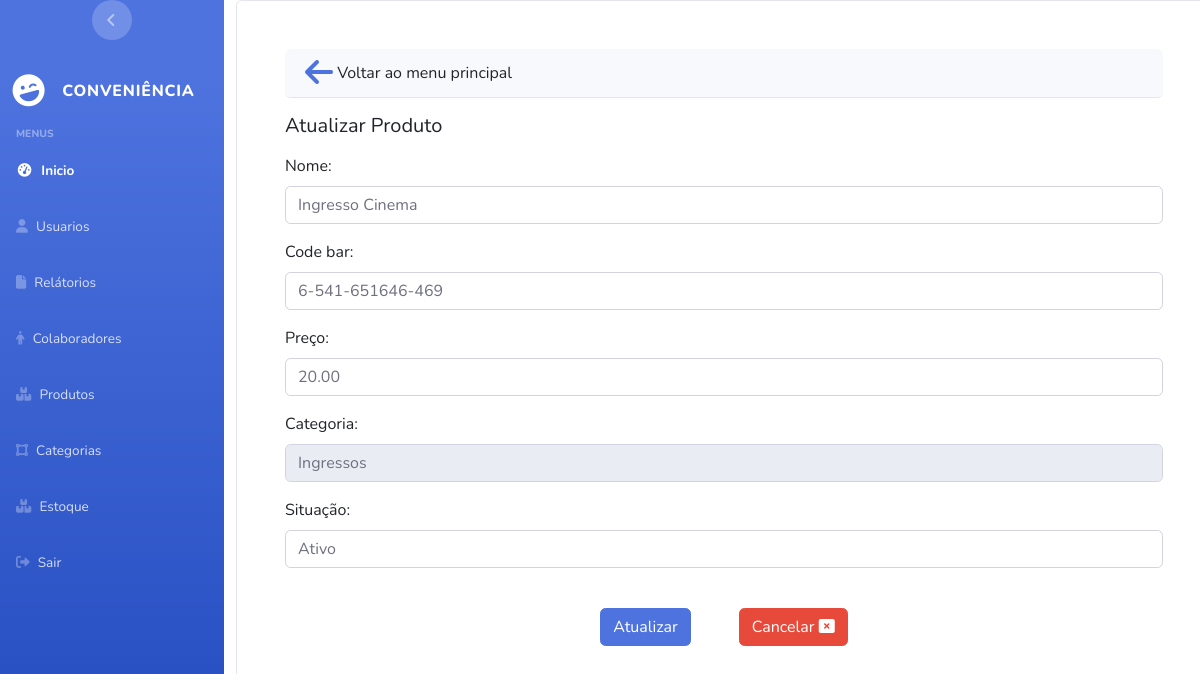
/product/update_product/2 (signed in), run on the app's committed database.
### apps/Product/models.py (models this page shows, shortened)
class Product(models.Model):
    name = models.CharField(max_length=50,unique=True)
    code_bar = models.CharField(max_length=16,unique=True)
    price = models.DecimalField(decimal_places=2,max_digits=5)
    active = models.IntegerField(default=status_type.Ativo ,choices=status_type.choices)
    category = models.ForeignKey(Category,on_delete=models.DO_NOTHING)

### apps/Category/models.py (models this page shows, shortened)
class Category(models.Model):
    name = models.CharField(unique=True,max_length=99,default="Nome Categoria")
    description = models.TextField(blank=True)
    created_at = models.DateTimeField(auto_now_add=True)

### apps/Product/views.py (the view)
# urls.py: path('update_product/<int:id>',views.update_product, name='update_product'),
@user_passes_test(lambda user: user.is_superuser or user.is_staff,login_url='user:page_not_found')
@login_required(login_url="login_system")
def update_product(request,id):
    try:
        product_selected = Product.objects.get(id=id)
        form = registerProductForm(request.POST or None, instance=product_selected)
        if request.method == "POST":
            if form.is_valid():
                form.save()
                messages.success(request, "Atualizado com sucesso")
                return redirect('product:main_menu_product')
            else:
                messages.warning(request, "Dados Invalido")
    except Exception as e:
        print(f"Exceção lançada ao salvar a atualização do produto  -  {e}")
    return render(request,'product/update_product.html',{'form':form})

### apps/Product/forms.py
class registerProductForm(ModelForm):
    code_bar = forms.CharField(widget=forms.TextInput(attrs={"placeholder": "Codigo de Barras","class": "form-control","onchange":"validateCodeBar(this)"}),max_length=18)
    active = forms.ChoiceField(choices=status_type.choices,widget=forms.Select(attrs={'class': 'form-control '}),label= 'Situação')
    class Meta:
        model = Product
        fields = ['name','code_bar','price','category','active']
        labels = {
                  'name':"Nome",
                  'code_bar':'Codigo De Barras',
                  'price':'Preço',
                  'category':'Categoria',
                  }
        widgets = {
                   'name': forms.TextInput(attrs={"placeholder": "Nome do Produto","class": "form-control","maxlength": "30"}),
                   'price': forms.TextInput(attrs={"placeholder": "Preço","class": "form-control","onchange":"inputPriceMask(this)"}),
                   'category':forms.Select(attrs={'class': 'form-control ','readonly':True}),
                   'active':forms.Select(attrs={'class': 'form-control ','readonly':True})
                   }

### templates/product/update_product.html (shortened to what this page needs)
{% extends 'base.html' %} {% block title %} Cadastro de Produtos {% endblock %}
{% block stylesheets %}{% endblock stylesheets %} {% block content %}
<div class="card p-5 vh-100">
     <div class="card-header rounded mb-3">
      <a href="{% url 'product:main_menu_product'%}">
          <i class="fa-sharp fa-solid fa-arrow-left fa-2xl"></i>
      </a>
      Voltar ao menu principal
  </div>
  <h5 class="mb-3">Atualizar Produto</h5>
  <form method="post">
    {% csrf_token %} {{ form.as_p }}
    <br/>
    <div class="d-flex justify-content-center" >
      <input type="submit" value="Atualizar" class="btn btn-primary "/>
      <a href="{% url 'product:main_menu_product'%}" class="btn btn-danger ms-5">
        Cancelar
    <i class="fa-solid fa-rectangle-xmark"></i>
    </a>
    </div>
  </form>
</div>
{% endblock content %} {% block javascripts %}{% endblock javascripts %}

### data on the page
Product: name "Ingresso Cinema", code_bar "6-541-651646-469", price "20.00", category "Ingressos", active "Ativo"
